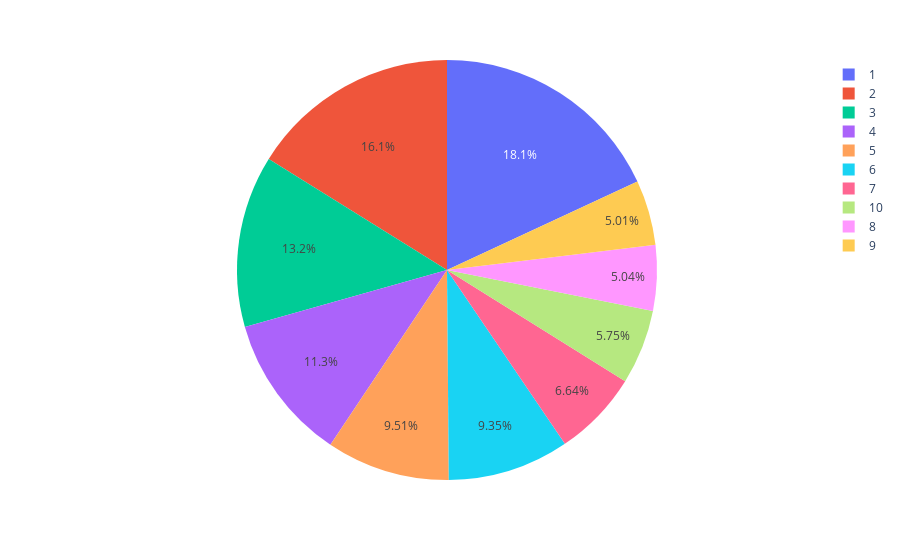

Source (notebook cell):
### Markdown cell above
# 7 - número de cancelamento em relação aos dias para realização do check-in

### Code cell
df_aux = filter_canceled(df)
df_aux = (df_aux.loc[:, ['id', 'month_booking']]
                .groupby('month_booking')
                .count()
                .sort_values('id', ascending=False)
                .reset_index()
                .head(10))

px.pie(df_aux, values='id', names='month_booking')

### Figure 1 — Plotly figure (JSON) as saved in the notebook; plotly's stock layout.template omitted (floating-point values rounded to 4 significant figures)
{"data": [{"domain": {"x": [0, 1], "y": [0, 1]}, "hovertemplate": "month_booking=%{label}<br>id=%{value}<extra></extra>", "labels": [1, 2, 3, 4, 5, 6, 7, 10, 8, 9], "legendgroup": "", "name": "", "showlegend": true, "type": "pie", "values": [4233, 3779, 3100, 2636, 2226, 2190, 1554, 1346, 1180, 1174]}], "layout": {"legend": {"tracegroupgap": 0}, "margin": {"t": 60}}}
